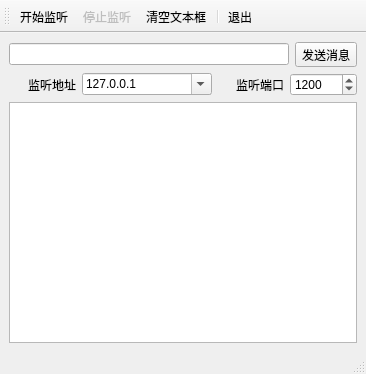
<?xml version="1.0" encoding="UTF-8"?>
<ui version="4.0">
 <class>MainWindow</class>
 <widget class="QMainWindow" name="MainWindow">
  <property name="geometry">
   <rect>
    <x>0</x>
    <y>0</y>
    <width>366</width>
    <height>374</height>
   </rect>
  </property>
  <property name="windowTitle">
   <string>MainWindow</string>
  </property>
  <property name="toolButtonStyle">
   <enum>Qt::ToolButtonStyle::ToolButtonTextUnderIcon</enum>
  </property>
  <widget class="QWidget" name="centralwidget">
   <layout class="QVBoxLayout" name="verticalLayout">
    <item>
     <layout class="QHBoxLayout" name="horizontalLayout_2">
      <item>
       <widget class="QLineEdit" name="editMsg"/>
      </item>
      <item>
       <widget class="QToolButton" name="btnSend">
        <property name="text">
         <string>发送消息</string>
        </property>
       </widget>
      </item>
     </layout>
    </item>
    <item>
     <layout class="QHBoxLayout" name="horizontalLayout">
      <item>
       <widget class="QLabel" name="label_2">
        <property name="text">
         <string>监听地址</string>
        </property>
        <property name="alignment">
         <set>Qt::AlignmentFlag::AlignRight|Qt::AlignmentFlag::AlignTrailing|Qt::AlignmentFlag::AlignVCenter</set>
        </property>
       </widget>
      </item>
      <item>
       <widget class="QComboBox" name="comboIP">
        <property name="minimumSize">
         <size>
          <width>130</width>
          <height>0</height>
         </size>
        </property>
        <property name="editable">
         <bool>true</bool>
        </property>
        <property name="duplicatesEnabled">
         <bool>false</bool>
        </property>
        <item>
         <property name="text">
          <string>127.0.0.1</string>
         </property>
        </item>
       </widget>
      </item>
      <item>
       <widget class="QLabel" name="label">
        <property name="text">
         <string>监听端口</string>
        </property>
        <property name="alignment">
         <set>Qt::AlignmentFlag::AlignRight|Qt::AlignmentFlag::AlignTrailing|Qt::AlignmentFlag::AlignVCenter</set>
        </property>
       </widget>
      </item>
      <item>
       <widget class="QSpinBox" name="spinPort">
        <property name="minimum">
         <number>1</number>
        </property>
        <property name="maximum">
         <number>65535</number>
        </property>
        <property name="value">
         <number>1200</number>
        </property>
       </widget>
      </item>
     </layout>
    </item>
    <item>
     <widget class="QPlainTextEdit" name="plainTextEdit"/>
    </item>
   </layout>
  </widget>
  <widget class="QMenuBar" name="menubar">
   <property name="geometry">
    <rect>
     <x>0</x>
     <y>0</y>
     <width>366</width>
     <height>25</height>
    </rect>
   </property>
  </widget>
  <widget class="QStatusBar" name="statusbar"/>
  <widget class="QToolBar" name="toolBar">
   <property name="windowTitle">
    <string>toolBar</string>
   </property>
   <attribute name="toolBarArea">
    <enum>TopToolBarArea</enum>
   </attribute>
   <attribute name="toolBarBreak">
    <bool>false</bool>
   </attribute>
   <addaction name="actStart"/>
   <addaction name="actStop"/>
   <addaction name="actClear"/>
   <addaction name="separator"/>
   <addaction name="actQuit"/>
  </widget>
  <action name="actStart">
   <property name="icon">
    <iconset resource="res.qrc">
     <normaloff>:/images/images/620.bmp</normaloff>:/images/images/620.bmp</iconset>
   </property>
   <property name="text">
    <string>开始监听</string>
   </property>
   <property name="toolTip">
    <string>开始监听</string>
   </property>
  </action>
  <action name="actStop">
   <property name="enabled">
    <bool>false</bool>
   </property>
   <property name="icon">
    <iconset resource="res.qrc">
     <normaloff>:/images/images/624.bmp</normaloff>:/images/images/624.bmp</iconset>
   </property>
   <property name="text">
    <string>停止监听</string>
   </property>
   <property name="toolTip">
    <string>停止监听</string>
   </property>
  </action>
  <action name="actQuit">
   <property name="icon">
    <iconset resource="res.qrc">
     <normaloff>:/images/images/132.bmp</normaloff>:/images/images/132.bmp</iconset>
   </property>
   <property name="text">
    <string>退出</string>
   </property>
   <property name="toolTip">
    <string>退出本程序</string>
   </property>
  </action>
  <action name="actClear">
   <property name="icon">
    <iconset resource="res.qrc">
     <normaloff>:/images/images/212.bmp</normaloff>:/images/images/212.bmp</iconset>
   </property>
   <property name="text">
    <string>清空文本框</string>
   </property>
   <property name="toolTip">
    <string>清空文本框</string>
   </property>
  </action>
  <action name="actHostInfo">
   <property name="icon">
    <iconset resource="res.qrc">
     <normaloff>:/images/images/110.JPG</normaloff>:/images/images/110.JPG</iconset>
   </property>
   <property name="text">
    <string>本机地址</string>
   </property>
   <property name="toolTip">
    <string>获取本机地址</string>
   </property>
  </action>
 </widget>
 <resources>
  <include location="res.qrc"/>
 </resources>
 <connections>
  <connection>
   <sender>actQuit</sender>
   <signal>triggered()</signal>
   <receiver>MainWindow</receiver>
   <slot>close()</slot>
   <hints>
    <hint type="sourcelabel">
     <x>-1</x>
     <y>-1</y>
    </hint>
    <hint type="destinationlabel">
     <x>182</x>
     <y>186</y>
    </hint>
   </hints>
  </connection>
 </connections>
</ui>
